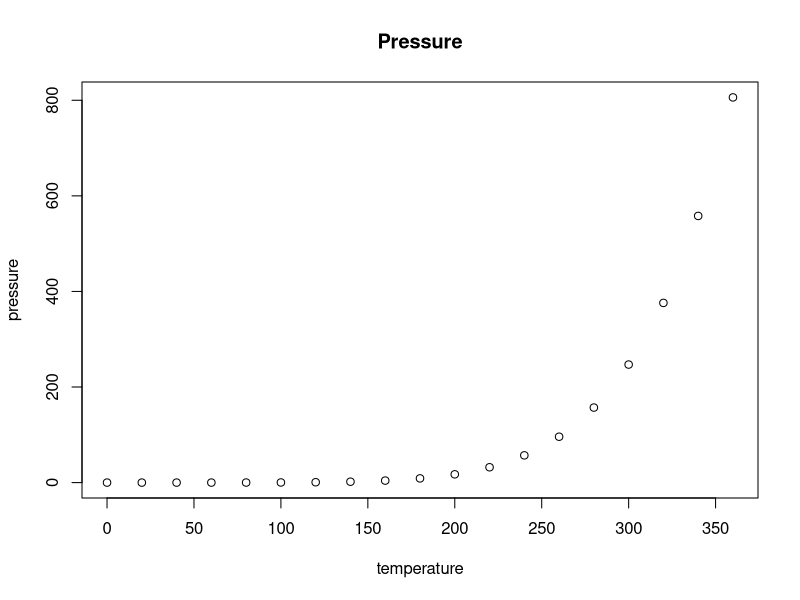
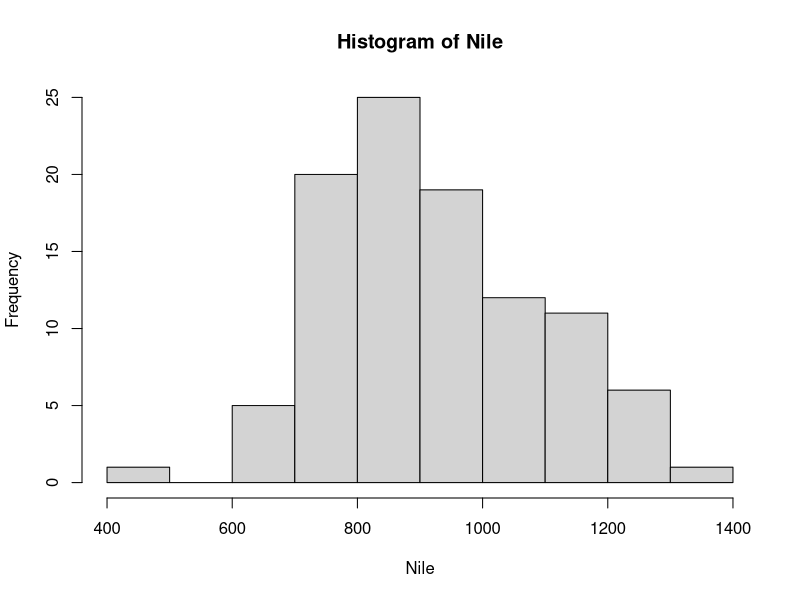

Reproduce these figures in R, in order. (Note: this script raises an error after producing the figures.)
## ---- chunk 1
knitr::opts_chunk$set(echo = TRUE)
## ---- chunk 2
pressure
## ---- chunk 3
Nile
## ---- chunk 4
plot(pressure,main="Pressure")
hist(Nile)
## ---- chunk 5
knitr::kable(
  HairEyeColor, caption = 'Hair and Eye Color of Statistics Students.'
)
## ---- chunk 6
     knitr::include_graphics('normal_distribution.png') 
